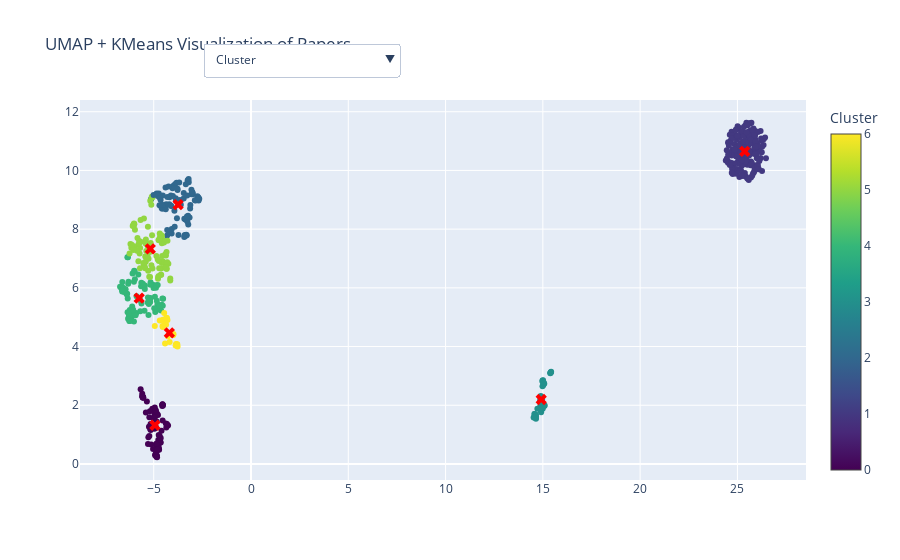

The notebook cell this image was saved under:
### Code cell
import plotly.graph_objects as go

df_merged['umap_x'] = embedding_2d[:, 0]
df_merged['umap_y'] = embedding_2d[:, 1]

# Create the initial scatter trace with the default cluster coloring
trace = go.Scatter(
    x = df_merged["umap_x"],
    y = df_merged["umap_y"],
    mode = 'markers',
    marker = dict(
        color = df_merged["cluster"],  # Color by the cluster
        colorscale = 'Viridis',         # Choose a color scale
        colorbar=dict(title="Cluster"), # Add a color bar for cluster legend
    ),
    showlegend=False,
    # text = df_merged["id"],
    # hoverinfo = 'text'
)


# Extract KMeans centroids and project them into UMAP space (this is an approximation)
centroids = kmeans.cluster_centers_
# Assume you project the centroids into the same 2D UMAP space (you may want to adjust this if needed)
centroids_umap = np.array([embedding_2d[kmeans.labels_ == i].mean(axis=0) for i in range(kmeans.n_clusters)])

# Create the centroid trace with a different color for centroids (static red color)
centroid_trace = go.Scatter(
    x=centroids_umap[:, 0],
    y=centroids_umap[:, 1],
    mode='markers',
    name='Centroids',
    marker=dict(
        color='red',  # Centroids in red
        size=10,  # Larger size for better visibility
        symbol='x'  # Use 'x' symbol to distinguish centroids
    ),
    showlegend=False,
    text=[f'Cluster {i}' for i in range(kmeans.n_clusters)],
    hoverinfo='text'
)

# Update layout with the dropdown to switch color by different categories
layout = go.Layout(
    title='UMAP + KMeans Visualization of Papers',
    paper_bgcolor='white',
    # plot_bgcolor='white',
    updatemenus=[dict(
        type='dropdown',
        showactive=True,
        buttons=[
            {
                'label': 'Cluster',
                'method': 'update',
                'args': [{'marker.color': [df_merged['cluster']]}, {'coloraxis': None}]
            },
            {
                'label': 'Field',
                'method': 'update',
                'args': [{'marker.color': [df_merged['field_display_names'].astype('category').cat.codes]}, {'coloraxis': None}]
            },
            {
                'label': 'Category',
                'method': 'update',
                'args': [{'marker.color': [df_merged['category_1'].astype('category').cat.codes]}, {'coloraxis': None}]
            },
            {
                'label': 'Data Category',
                'method': 'update',
                'args': [{'marker.color': [df_merged['data_cat'].astype('category').cat.codes]}, {'coloraxis': None}]
            },
            {
                'label': 'RQ Category',
                'method': 'update',
                'args': [{'marker.color': [df_merged['rq_cat'].astype('category').cat.codes]}, {'coloraxis': None}]
            },
            {
                'label': 'Type - Empirical/Theoretical',
                'method': 'update',
                'args': [{'marker.color': [df_merged['type'].astype('category').cat.codes]}, {'coloraxis': None}]
            },
            {
                'label': 'Open Access',
                'method': 'update',
                'args': [{'marker.color': [df_merged['is_oa'].astype('category').cat.codes]}, {'coloraxis': None}]
            },
            {
                'label': 'Year',
                'method': 'update',
                'args': [{'marker.color': [df_merged['year'].astype('category').cat.codes]}, {'coloraxis': None}]
            },
            {
                'label': 'Topic',
                'method': 'update',
                'args': [{'marker.color': [df_merged['topic_display_names'].astype('category').cat.codes]}, {'coloraxis': None}]
            },
            {
                'label': 'Subfield',
                'method': 'update',
                'args': [{'marker.color': [df_merged['subfield_display_names'].astype('category').cat.codes]}, {'coloraxis': None}]
            },
            {
                'label': 'Affiliation',
                'method': 'update',
                'args': [{'marker.color': [df_merged['author_raw_affiliations'].astype('category').cat.codes]}, {'coloraxis': None}]
            },
            {
                'label': 'Cited_by_Count',
                'method': 'update',
                'args': [{'marker.color': [df_merged['cited_by_count'].astype('category').cat.codes]}, {'coloraxis': None}]
            }
        ],
        x=0.17,
        xanchor='left',
        y=1.15,
        yanchor='top',
    )]
)

# Create the figure with the updated layout (adding centroid trace separately)
fig = go.Figure(data=[trace, centroid_trace], layout=layout)

# Show the plot
fig.show()

### Figure 1 — Plotly figure (JSON) as saved in the notebook; plotly's stock layout.template omitted (floating-point values rounded to 4 significant figures; data arrays with more than 128 entries replaced by an {"elided": "..."} marker saying what was removed)
{"data": [{"marker": {"color": {"elided": "617 int values"}, "colorbar": {"title": {"text": "Cluster"}}, "colorscale": [[0, "#440154"], [0.1111, "#482878"], [0.2222, "#3e4989"], [0.3333, "#31688e"], [0.4444, "#26828e"], [0.5556, "#1f9e89"], [0.6667, "#35b779"], [0.7778, "#6ece58"], [0.8889, "#b5de2b"], [1, "#fde725"]]}, "mode": "markers", "showlegend": false, "type": "scatter", "x": {"elided": "617 float values"}, "y": {"elided": "617 float values"}}, {"hoverinfo": "text", "marker": {"color": "red", "size": 10, "symbol": "x"}, "mode": "markers", "name": "Centroids", "showlegend": false, "text": ["Cluster 0", "Cluster 1", "Cluster 2", "Cluster 3", "Cluster 4", "Cluster 5", "Cluster 6"], "type": "scatter", "x": [-4.939, 25.37, -3.748, 14.92, -5.748, -5.176, -4.197], "y": [1.319, 10.65, 8.833, 2.197, 5.649, 7.329, 4.466]}], "layout": {"paper_bgcolor": "white", "title": {"text": "UMAP + KMeans Visualization of Papers"}, "updatemenus": [{"buttons": [{"args": [{"marker.color": {"elided": "1x617 int values"}}, {"coloraxis": null}], "label": "Cluster", "method": "update"}, {"args": [{"marker.color": {"elided": "1x617 int values"}}, {"coloraxis": null}], "label": "Field", "method": "update"}, {"args": [{"marker.color": {"elided": "1x617 int values"}}, {"coloraxis": null}], "label": "Category", "method": "update"}, {"args": [{"marker.color": {"elided": "1x617 int values"}}, {"coloraxis": null}], "label": "Data Category", "method": "update"}, {"args": [{"marker.color": {"elided": "1x617 int values"}}, {"coloraxis": null}], "label": "RQ Category", "method": "update"}, {"args": [{"marker.color": {"elided": "1x617 int values"}}, {"coloraxis": null}], "label": "Type - Empirical/Theoretical", "method": "update"}, {"args": [{"marker.color": {"elided": "1x617 int values"}}, {"coloraxis": null}], "label": "Open Access", "method": "update"}, {"args": [{"marker.color": {"elided": "1x617 int values"}}, {"coloraxis": null}], "label": "Year", "method": "update"}, {"args": [{"marker.color": {"elided": "1x617 int values"}}, {"coloraxis": null}], "label": "Topic", "method": "update"}, {"args": [{"marker.color": {"elided": "1x617 int values"}}, {"coloraxis": null}], "label": "Subfield", "method": "update"}, {"args": [{"marker.color": {"elided": "1x617 int values"}}, {"coloraxis": null}], "label": "Affiliation", "method": "update"}, {"args": [{"marker.color": {"elided": "1x617 int values"}}, {"coloraxis": null}], "label": "Cited_by_Count", "method": "update"}], "showactive": true, "type": "dropdown", "x": 0.17, "xanchor": "left", "y": 1.15, "yanchor": "top"}]}}
